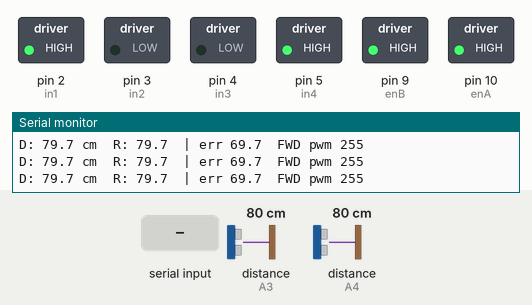
This sketch was run on a simulated Arduino Uno, built with avr-gcc and run on an emulated ATmega328P. Parts: switched loads named in the sketch (green lamp = pin HIGH), the last lines printed to the serial monitor. Wiring (inferred from the names in the program): 2 × ultrasonic range finder: trigger A2, echo A3 / trigger A5, echo A4. Inputs (shaded band) come from the test bench; at power-on: distance to the obstacle (sensors on A4, A3) 80 cm. The echo pulse lasts 58.3 µs per cm; pins used as bus, display or sensor lines are not drawn.

Above: at 1.2 s.
1.3 s: distance to the obstacle (sensor on A4) set to 4 cm
At 1.39 s:
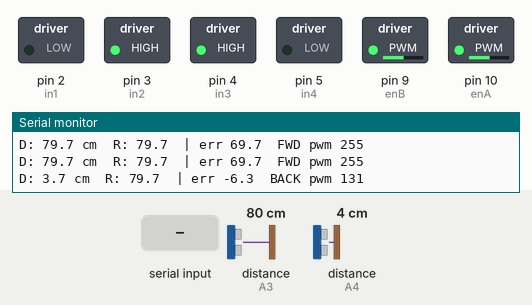
4.3 s: distance to the obstacle (sensor on A3) set to 2 cm
At 5.5 s:
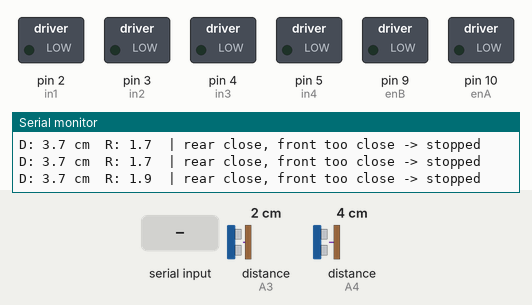
5.8 s: distance to the obstacle (sensor on A4) set to 8 cm
8.8 s: distance to the obstacle (sensor on A4) set to 12 cm
At 9.8 s:
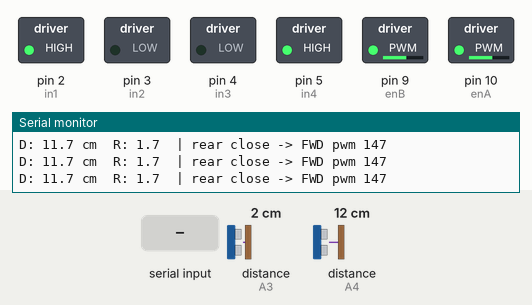
10.3 s: distance to the obstacle (sensor on A3) set to 299 cm
At 10.71 s:
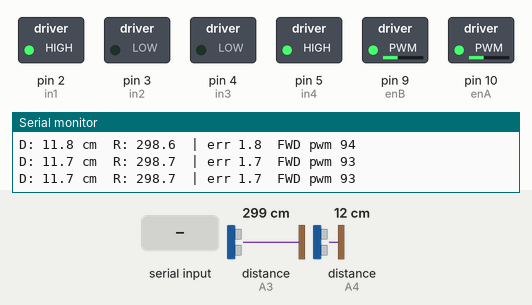
13.3 s: "F90\n" received over Serial
Timing chart, 0 to 15.8 s (numbered marks = the images above; inputs shaded):
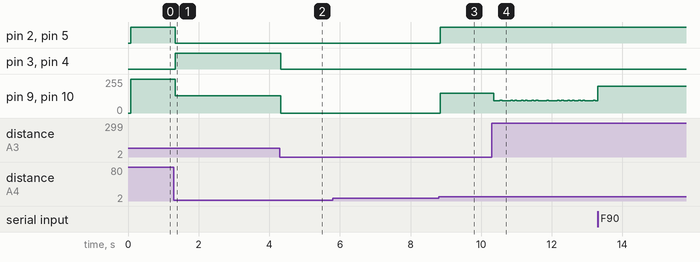

The sketch:

rc_car.ino
```cpp
// RC car controller (L298N, two DC motors, differential drive)
// Receives single-character commands over Serial from the Processing GUI.
//
// Commands (type in the Serial Monitor):
//   'F' forward   'B' backward   'S' stop
//   (turning commands L/R/Q/E/Z/X are commented out for now)
//   '0'-'9'       set speed (0 = slowest usable, 9 = full)
//   'T'           toggle autonomous follow mode on/off
//   'M'           force manual mode + stop
// In follow mode 'S' is ignored (the GUI sends it on every key release);
// F or B takes back manual control.

// Motor A (left side)
int enA = 10;  // PWM -> L298N ENA (white)
int in1 = 2;   //     -> L298N IN1 (orange)
int in2 = 3;   //     -> L298N IN2 (yellow)

// Motor B (right side)
int enB = 9;   // PWM -> L298N ENB (red)
int in3 = 4;   //     -> L298N IN3 (brown)
int in4 = 5;   //     -> L298N IN4 (black)

// Front ultrasonic sensor
int trigPin = A5;
int echoPin = A4;

// Rear ultrasonic sensor
int rearTrigPin = A2;
int rearEchoPin = A3;

int speed = 200;        // current PWM speed (0-255)
const int MIN_PWM = 80; // below this most motors just hum

// Motors are mounted mirror-image, so one side is wired "backwards".
// Set to -1 to flip a side if it spins the wrong way on 'F'.
const int LEFT_FLIP  = -1;
const int RIGHT_FLIP = 1;

// Inner wheel speed (% of outer) for Z/X curves. Lower = tighter curve.
const int CURVE_PCT = 50;

// Follow-me P-controller
// Starts in follow mode so it works with just the Serial Monitor.
// Type T to toggle, M for manual + stop.
bool followMode = true;
const float SET_POINT = 10.0;   // target distance (cm)
const float KP        = 12.0;   // PWM per cm of error — tune this
const float DEADBAND  = 1.5;    // within +/- this many cm, just stop
const float MAX_RANGE = 150.0;  // beyond this treat target as lost
// Something within this distance of the REAR sensor pushes the car forward
// (until the front sensor reaches SET_POINT, then it stops).
const float REAR_TRIGGER = 10.0;
unsigned long lastPing = 0;

void setup() {
    pinMode(enA, OUTPUT);
    pinMode(in1, OUTPUT);
    pinMode(in2, OUTPUT);
    pinMode(enB, OUTPUT);
    pinMode(in3, OUTPUT);
    pinMode(in4, OUTPUT);

    pinMode(trigPin, OUTPUT);
    pinMode(echoPin, INPUT);
    pinMode(rearTrigPin, OUTPUT);
    pinMode(rearEchoPin, INPUT);

    Serial.begin(9600);
    stopCar();
    Serial.println(followMode ? "Mode: FOLLOW" : "Mode: MANUAL");
}

void loop() {
    if (Serial.available() > 0) {
        handleCommand(Serial.read());
    }
    if (millis() - lastPing >= 60) {  // ~16 Hz, lets echoes die out
        lastPing = millis();
        float d = readDistanceCm(trigPin, echoPin);
        delay(5);  // let the front echo die out before pinging the rear
        float rear = readDistanceCm(rearTrigPin, rearEchoPin);
        printDistance(d);
        Serial.print("  R: ");
        Serial.print(rear, 1);
        if (followMode) followStep(d, rear);
        else Serial.println();
    }
}

void handleCommand(char cmd) {
    if (cmd == 'T' || cmd == 'M') {
        followMode = (cmd == 'T') ? !followMode : false;
        stopCar();
        Serial.println(followMode ? "Mode: FOLLOW" : "Mode: MANUAL");
        return;
    }
    if (cmd == 'S' && followMode) return;
    if (followMode && strchr("FB", cmd) && cmd != 0) {
        followMode = false;
        Serial.println("Mode: MANUAL");
    }

    if (cmd >= '0' && cmd <= '9') {
        speed = map(cmd - '0', 0, 9, MIN_PWM, 255);
        Serial.print("Speed: ");
        Serial.println(speed);
        return;
    }

    switch (cmd) {
        case 'F': drive( 1,  1); break;
        case 'B': drive(-1, -1); break;
        // Turning disabled for now — only forward/backward.
        // case 'L': drive( 1,  0); break;  // pivot left (one wheel)
        // case 'R': drive( 0,  1); break;  // pivot right (one wheel)
        // case 'Q': drive( 1, -1); break;  // spin left in place (both wheels)
        // case 'E': drive(-1,  1); break;  // spin right in place (both wheels)
        // case 'Z': driveCurve(1, 1, 100, CURVE_PCT); break;  // curve left
        // case 'X': driveCurve(1, 1, CURVE_PCT, 100); break;  // curve right
        case 'S': stopCar();     break;
        default: return;                 // ignore newlines, etc.
    }
    Serial.print("Cmd: ");
    Serial.println(cmd);
}

// Returns distance in cm, or -1 if no echo.
float readDistanceCm(int trig, int echo) {
    digitalWrite(trig, LOW);
    delayMicroseconds(2);
    digitalWrite(trig, HIGH);
    delayMicroseconds(10);
    digitalWrite(trig, LOW);
    unsigned long us = pulseIn(echo, HIGH, 30000);  // ~5 m timeout
    if (us == 0) return -1;
    return us * 0.0343 / 2.0;
}

// "D: <cm>" (parsed by the GUI), or "D: -1" when there's no echo
void printDistance(float d) {
    Serial.print("D: ");
    Serial.print(d, 1);
    Serial.print(d < 0 ? "  (no echo)" : " cm");
}

void followStep(float d, float rear) {
    // Rear sensor has priority: something close behind -> move forward,
    // unless the front is already too close, then stop.
    if (rear > 0 && rear < REAR_TRIGGER) {
        if (d > 0 && d <= SET_POINT) {
            stopCar();
            Serial.println("  | rear close, front too close -> stopped");
            return;
        }
        float output = KP * (REAR_TRIGGER - rear);  // closer behind = faster
        int pwm = constrain((int)output, 0, 255);
        pwm = map(pwm, 0, 255, MIN_PWM, 255);
        setMotor(enA, in1, in2, LEFT_FLIP, pwm);
        setMotor(enB, in3, in4, RIGHT_FLIP, pwm);
        Serial.print("  | rear close -> FWD pwm ");
        Serial.println(pwm);
        return;
    }

    if (d < 0 || d > MAX_RANGE) {  // nothing in front: don't chase
        stopCar();
        Serial.println("  | lost target, stopped");
        return;
    }

    float error = d - SET_POINT;      // + = too far, drive forward
    if (abs(error) < DEADBAND) {
        stopCar();
        Serial.println("  | at set point, stopped");
        return;
    }

    float output = KP * error;
    int dir = output > 0 ? 1 : -1;
    // map |output| into the range the motors actually move at
    int pwm = constrain((int)abs(output), 0, 255);
    pwm = map(pwm, 0, 255, MIN_PWM, 255);
    setMotor(enA, in1, in2, LEFT_FLIP * dir, pwm);
    setMotor(enB, in3, in4, RIGHT_FLIP * dir, pwm);

    Serial.print("  | err ");
    Serial.print(error, 1);
    Serial.print(dir > 0 ? "  FWD pwm " : "  BACK pwm ");
    Serial.println(pwm);
}

// dir: 1 = forward, -1 = backward, 0 = stop
void setMotor(int en, int pinA, int pinB, int dir, int pwm) {
    if (dir > 0) {
        digitalWrite(pinA, LOW);
        digitalWrite(pinB, HIGH);
    } else if (dir < 0) {
        digitalWrite(pinA, HIGH);
        digitalWrite(pinB, LOW);
    } else {
        digitalWrite(pinA, LOW);
        digitalWrite(pinB, LOW);
    }
    analogWrite(en, dir == 0 ? 0 : pwm);
}

void drive(int leftDir, int rightDir) {
    driveCurve(leftDir, rightDir, 100, 100);
}

// Like drive(), but each side runs at a percentage of the current speed.
// The slower side is kept at or above MIN_PWM so it doesn't stall.
void driveCurve(int leftDir, int rightDir, int leftPct, int rightPct) {
    int leftPwm  = max(speed * leftPct  / 100, MIN_PWM);
    int rightPwm = max(speed * rightPct / 100, MIN_PWM);
    setMotor(enA, in1, in2, LEFT_FLIP * leftDir, leftPwm);
    setMotor(enB, in3, in4, RIGHT_FLIP * rightDir, rightPwm);
}

void stopCar() {
    drive(0, 0);
}
```

Measured:
- the behaviour switches between 10 and 11 cm on distance to the obstacle (sensor on A4) (found by bisection; images 2 and 3)
- after the input at 1.3 s, pin 2 (in1), pin 5 (in4): HIGH → LOW at once; pin 3 (in2), pin 4 (in3): LOW → HIGH at once; pin 9 (enB), pin 10 (enA): 255/255 → 131/255 at once, then moves between 128/255 and 131/255, repeating every 0.72 s
- after the input at 4.3 s, pin 3 (in2), pin 4 (in3): HIGH → LOW at once
- after the input at 8.8 s, pin 2 (in1), pin 5 (in4): LOW → HIGH after 0.05 s; pin 9 (enB), pin 10 (enA): 0/255 → 147/255 after 0.05 s
- after the input at 10.3 s, pin 9 (enB), pin 10 (enA): 147/255 → 93/255 after 0.05 s, then repeats every 1.3 s: 94/255 0.06 s, 93/255 0.24 s, 94/255 0.06 s, 93/255 0.06 s, 94/255 0.06 s, 93/255 0.12 s, 94/255 0.06 s, 93/255 0.06 s, 94/255 0.06 s, 93/255 0.12 s, 94/255 0.06 s, 93/255 0.06 s, 94/255 0.06 s, 93/255 0.24 s
